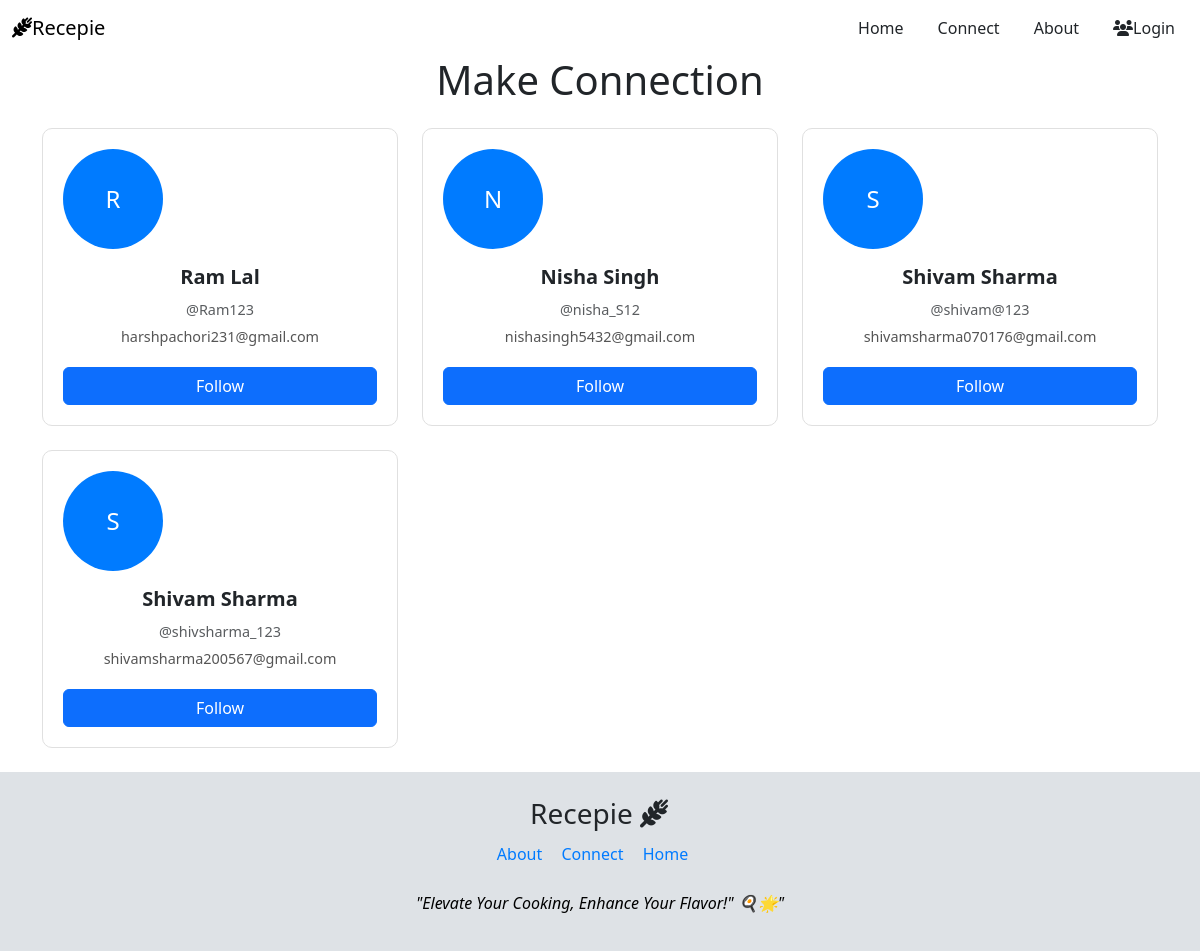
Page /connect/ on the committed database.
### recepe/models.py (models this page shows, shortened)
class UserInformation(models.Model):
    user = models.ForeignKey(User,on_delete=models.CASCADE)
    First_Name = models.CharField(max_length=30)
    Last_Name = models.CharField(max_length=30)
    User_Name = models.CharField(max_length=100)
    Email = models.EmailField(null=True)
    profile_image = models.ImageField(upload_to='profile_images/', null=True, blank=True)
    followers=models.ManyToManyField(User,related_name="following",blank=True)

### recepe/views.py (the view)
# urls.py: path("connect/",connect,name="connect")
def connect(request):
    Informations=UserInformation.objects.all()
    context={
        "Informations":Informations
    }
    return render(request,"connect.html",context)

### recepe/templates/connect.html (shortened to what this page needs)
{% extends 'base.html' %}
{% load static %}
{% block content %}
<link rel="stylesheet" href="{% static 'css/style3.css' %}">
<div class="container">
    <h1 class="text-center mb-4">Make Connection</h1>
    <div class="row">
        {% for info in Informations %}
        <div class="col-md-4 mb-4">
            <div class="card h-100">
                <div class="card-body text-center">
                    {% if info.profile_image %}
                        <img src="{{ info.profile_image.url }}" class="rounded-circle" width="100" height="100" alt="Profile Image">
                    {% else %}
                        <div class="profile-initials rounded-circle d-flex justify-content-center align-items-center" style="width: 100px; height: 100px; background-color: #007bff; color: white; font-size: 24px;">
                            {{ info.First_Name|first|upper }}
                        </div>
                    {% endif %}
                    <h5 class="card-title mt-3">{{ info.First_Name }} {{ info.Last_Name }}</h5>
                    <p class="card-text text-muted">@{{ info.User_Name }}</p>
                    <p class="card-text">{{ info.Email }}</p>
                    {% if user in info.followers.all %}
                    <button class="btn btn-following follow-button" data-user-id="{{ info.user.id }}">Following</button>
                    {% else %}
                    <button class="btn btn-primary follow-button" data-user-id="{{ info.user.id }}">Follow</button>
                    {% endif %}
                </div>
            </div>
        </div>
        {% endfor %}
    </div>
</div>
{% endblock %}

### Start/static/css/style3.css (style rules this page uses)
.profile-initials { display: inline-block; text-align: center; line-height: 100px; }
.card { transition: transform 0.2s; border: 1px solid #e0e0e0; border-radius: 10px; overflow: hidden; }
.card-body { padding: 20px; }
.card-title { font-size: 1.25rem; font-weight: bold; margin-bottom: 10px; }
.card-text { margin-bottom: 5px; font-size: 0.9rem; color: #555; }
.btn-primary { margin-top: 15px; width: 100%; }
.container { min-height: 69vh; }

### recepe/templates/base.html (style rules this page uses)
body { display: flex; flex-direction: column; }

### rows in the picture
UserInformation: First_Name|first "R", First_Name "Ram", Last_Name "Lal", User_Name "Ram123", Email "harshpachori231@gmail.com"
UserInformation: First_Name|first "N", First_Name "Nisha", Last_Name "Singh", User_Name "nisha_S12", Email "nishasingh5432@gmail.com"
UserInformation: First_Name|first "S", First_Name "Shivam", Last_Name "Sharma", User_Name "shivam@123", Email "shivamsharma070176@gmail.com"
UserInformation: First_Name|first "S", First_Name "Shivam", Last_Name "Sharma", User_Name "shivsharma_123", Email "shivamsharma200567@gmail.com"
